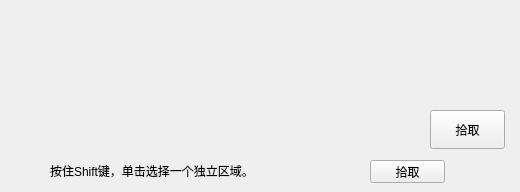
        <widget class="QWidget" name="tab_21">
         <attribute name="title">
          <string>阈值选区</string>
         </attribute>
         <widget class="QWidget" name="layoutWidget_5">
          <property name="geometry">
           <rect>
            <x>30</x>
            <y>30</y>
            <width>481</width>
            <height>61</height>
           </rect>
          </property>
          <layout class="QHBoxLayout" name="hLayoutThresholds_3">
           <item>
            <widget class="ctkRangeWidget" name="m_DoubleThresholdSlider_2">
             <property name="sizePolicy">
              <sizepolicy hsizetype="Preferred" vsizetype="Preferred">
               <horstretch>0</horstretch>
               <verstretch>0</verstretch>
              </sizepolicy>
             </property>
            </widget>
           </item>
          </layout>
         </widget>
         <widget class="QLabel" name="label_13">
          <property name="geometry">
           <rect>
            <x>50</x>
            <y>160</y>
            <width>251</width>
            <height>21</height>
           </rect>
          </property>
          <property name="text">
           <string>按住Shift键，单击选择一个独立区域。</string>
          </property>
         </widget>
         <widget class="QPushButton" name="pushButton_9">
          <property name="geometry">
           <rect>
            <x>370</x>
            <y>160</y>
            <width>75</width>
            <height>23</height>
           </rect>
          </property>
          <property name="text">
           <string>拾取</string>
          </property>
         </widget>
         <widget class="QPushButton" name="okButton">
          <property name="geometry">
           <rect>
            <x>430</x>
            <y>110</y>
            <width>75</width>
            <height>39</height>
           </rect>
          </property>
          <property name="sizePolicy">
           <sizepolicy hsizetype="Minimum" vsizetype="Preferred">
            <horstretch>0</horstretch>
            <verstretch>0</verstretch>
           </sizepolicy>
          </property>
          <property name="text">
           <string>拾取</string>
          </property>
         </widget>
        </widget>
